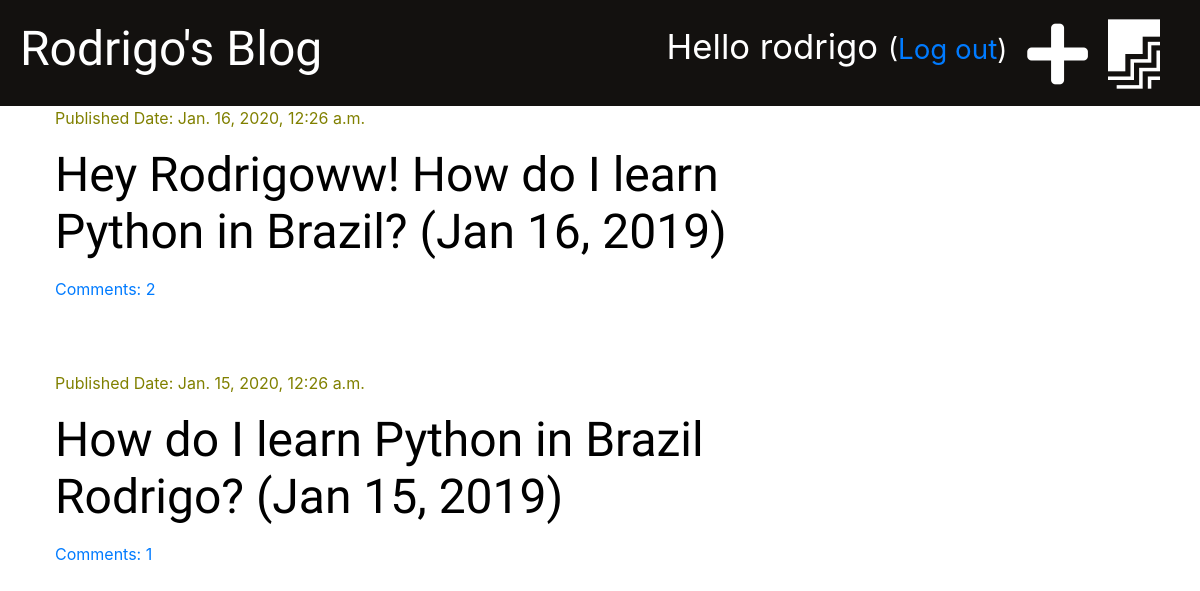
The app's page / (signed in) with its own data.
### project/models.py (models this page shows, shortened)
class Post(models.Model):
    author = models.ForeignKey('auth.User', on_delete=models.CASCADE)
    title = models.CharField(max_length=200)
    text = models.TextField()
    created_date = models.DateTimeField(default=timezone.now)
    published_date = models.DateTimeField(blank=True, null=True)
    def approved_comments(self):
        return self.comments.filter(approved=True)

### project/views.py (the view)
# urls.py: path('', views.post_list, name='post_list'),
def post_list(request):
    posts = Post.objects.filter(published_date__lte=timezone.now()).order_by('-published_date')
    stuff_for_frontend = {'posts': posts}
    return render(request, 'project/post_list.html', stuff_for_frontend)

### project/templatetags/markdownify.py (called while the page is built)
@register.filter
def markdown(value):
    renderer = HighlightRenderer()
    markdown = mistune.Markdown(renderer=renderer)
    return markdown(value)

### project/templates/project/post_list.html (shortened to what this page needs)
{% extends 'project/base.html' %}
{% load markdownify %}
{% block content %}
    {% for post in posts %}
        <div class='post'>
            <div class='date'>
                <p>Published Date: {{ post.published_date }}</p>
            </div>
                <h1><a href="{% url 'post_detail' pk=post.pk %}">{{ post.title }}</a></h1>
                <a href="{% url 'post_detail' pk=post.pk %}">Comments: {{ post.approved_comments.count }}</a>
        </div>
    {% endfor %}
{% endblock %}

### project/templates/project/base.html (shortened to what this page needs)
{% load staticfiles %}
<!DOCTYPE html>
<html lang="en">
<head>
</head>
<body>
    <link rel="stylesheet" href="https://stackpath.bootstrapcdn.com/bootstrap/4.4.1/css/bootstrap.min.css">
    <link rel="stylesheet" href="{% static 'css/project.css' %}">
    <link rel="stylesheet" href="https://use.fontawesome.com/releases/v5.12.0/css/all.css">
    <link rel="stylesheet" href="{% static 'css/zenburn.css' %}">
</head>
<body>
<div class="page-header">
    {% if user.is_authenticated %}
        <a href="{% url 'post_draft_list' %}" class="top-menu"><i class="fab fa-firstdraft fa-2x"style="color: #ffffff;"></i></a>
        <a href="{% url 'post_new' %}" class="top-menu"><i class="fas fa-plus fa-2x" style="color: #ffffff;"></i></a>
        <p class="top-menu">Hello {{ user.username }} <small>(<a href="{% url 'logout' %}">Log out</a>)</small></p>
    {% else %}
        <a href="{% url 'login' %}" class="top-menu"><i class="fas fa-sign-in-alt fa-2x" style="color: #ffffff;"></i></a>
    {% endif %}
    <h1>Rodrigo's Blog</h1>
</div>
<div class='content container'>
    <div class="row">
        <div class="col-md-8">
            {% block content %}
            {% endblock %}
        </div>
    </div>
</div>
</body>
</html>

### project/static/css/project.css (style rules this page uses)
.page-header { background-color: #13110f; margin-top: 0; padding: 20px 20px 20px 20px; }
.page-header h1, .page-header h1 a { color: #ffffff; font-size: 36pt; text-decoration: none; }
.content { margin-left: 40px; }
h1, h2, h3, h4 { font-family: 'Tangerine', 'Inconsolata', 'Droid Sans', serif; font-size: 48px; }
.date { color: olive }
.post { margin-bottom: 70px; }
.post h1 a { color: #000000; }
.top-menu { color: #ffffff; float: right; font-size: 26pt; margin-right: 20px; }

### records on screen
Post: published_date "Jan. 16, 2020, 12:26 a.m.", title "Hey Rodrigoww! How do I learn Python in Brazil? (Jan 16, 2019)", approved_comments.count "2"
Post: published_date "Jan. 15, 2020, 12:26 a.m.", title "How do I learn Python in Brazil Rodrigo? (Jan 15, 2019)", approved_comments.count "1"

### other values on screen
{{ user.username }} "rodrigo"
